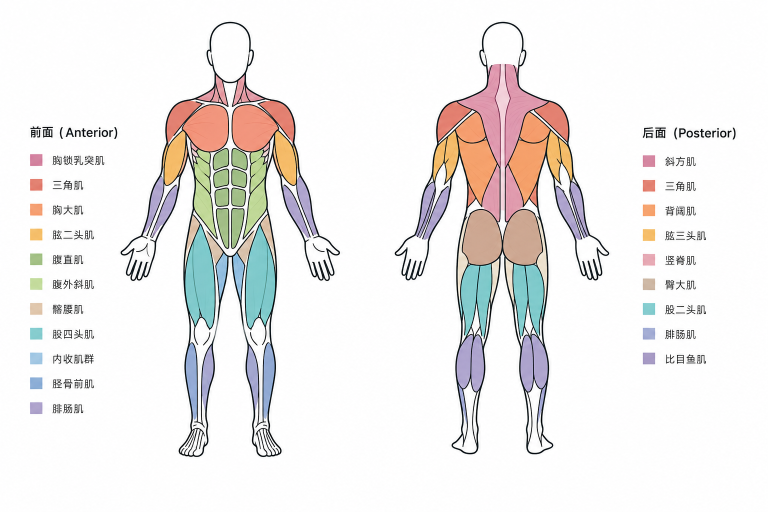
#> input picture user_input/muscle_distribution.png, 1536 x 1024 px, found by its file name (shown at 1/2 size)
$ python explore_muscles.py
#> lines starting #> are read from the running program, lines starting #| are printed output that depends on the picture; after the words box and inside, x2 and y2 are one past the last pixel; in counts of white or black regions, pixels touching at a corner belong together
#!/usr/bin/env python3
"""Explore muscle color spatial layout."""
from PIL import Image
import numpy as np

IMG = '/Users/suestring/Desktop/Playground/re.set/user_input/muscle_distribution.png'
img = Image.open(IMG).convert('RGB')
#> img is the input picture: PIL image 1536x1024 RGB; mean R, G, B 238.1, 235.6, 234.5
arr = np.array(img)

front = arr[70:870, 130:590]
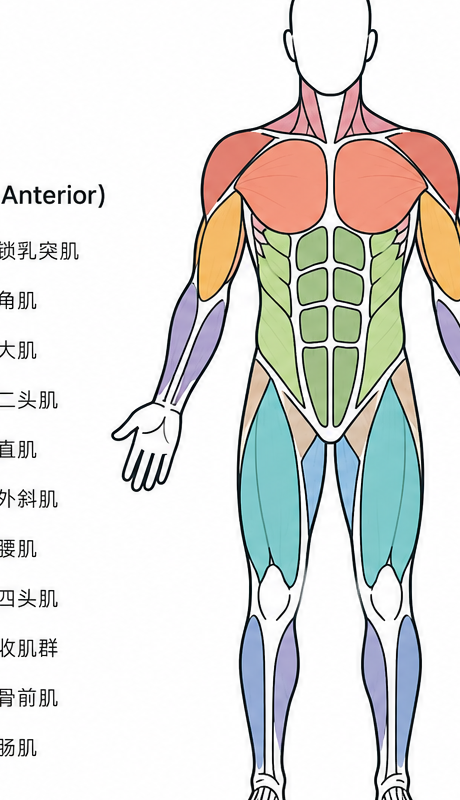
#> front: shape (800, 460, 3); mean R, G, B 222.7, 221.9, 218.5
back  = arr[70:870, 880:1340]
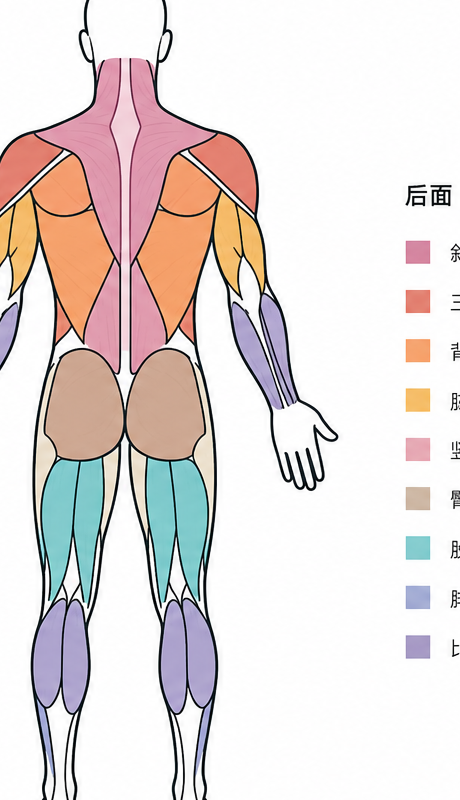
#> back: shape (800, 460, 3); mean R, G, B 228.4, 219.4, 217.6

def mask_for(crop, hex_c, tol=22):
    r,g,b = int(hex_c[1:3],16), int(hex_c[3:5],16), int(hex_c[5:7],16)
    d = np.max(np.abs(crop.astype(np.int16) - np.array([r,g,b], np.int16)), axis=2)
    return d <= tol

def bbox(mask):
    ys = np.where(mask.any(axis=1))[0]
    xs = np.where(mask.any(axis=0))[0]
    if not len(ys): return None
    return int(ys.min()), int(ys.max()), int(xs.min()), int(xs.max())

# Find the actual figure silhouette bounds
# The background should be near-white
# Let's look for the body outline by finding the topmost/bottommost non-bright pixels
# in the center column
CX = 230  # center x in crop
col = front[:, CX, :]  # center column pixels
#> col = 800 rows, first 8: [254, 253, 254], [254, 253, 254], [254, 253, 254], [253, 254, 253], [254, 254, 254], [254, 254, 254], [254, 254, 254], [254, 254, 254]
non_white = np.where(col.max(axis=1) < 230)[0]
#> non_white = 77 values from 133 to 291
if len(non_white):
    print(f"Front center col: non-white rows {non_white[0]}–{non_white[-1]}")
#| Front center col: non-white rows 133–291

# Look at specific row profiles to understand figure extent
# Check 10% from top/bottom/left/right to find bounds
for y_frac in [0.05, 0.1, 0.15, 0.9, 0.95]:
    y = int(y_frac * 800)
    row = front[y, :, :]
    non_white = np.where(row.max(axis=1) < 230)[0]
    if len(non_white):
        print(f"  Front row y={y}: non-white cols {non_white[0]}–{non_white[-1]}")
#> this loop made 5 passes
#> non_white on pass 1: [283, 284, 285, 286, 292, 293, 367, 368, 374, 375, 376, 377]
#|   Front row y=40: non-white cols 283–377
#|   Front row y=80: non-white cols 299–361
#|   Front row y=120: non-white cols 271–389
#|   Front row y=720: non-white cols 246–413
#|   Front row y=760: non-white cols 252–407

print()
print("=== FRONT: Color bounding boxes ===")
front_colors = {
    'neck':      ('#dc8ca0', 22),
    'chest':     ('#f08c78', 22),
    'deltoids':  ('#f0b464', 22),
    'biceps_area': ('#dc7864', 22),
    'abs':       ('#b4c88c', 22),
    'obliques':  ('#a0b478', 22),
    'lavender':  ('#a0a0c8', 22),   # forearms + shins
    'teal':      ('#78c8c8', 22),   # quads
    'blue':      ('#8cb4dc', 22),   # adductors
    'blu_lav':   ('#8ca0c8', 22),   # shins
}
for name, (color, tol) in front_colors.items():
    m = mask_for(front, color, tol)
    b = bbox(m)
    if b:
        y0,y1,x0,x1 = b
        cy = int(np.mean(np.where(m)[0]))
        cx = int(np.mean(np.where(m)[1]))
        print(f"  {name:<15} {int(m.sum()):6d}px  y={y0:3d}-{y1:3d}  x={x0:3d}-{x1:3d}  centroid=({cy},{cx})")
    else:
        print(f"  {name:<15} no data")
#> this loop made 10 passes
#> (y0, y1, x0, x1, cy, cx) on passes 1 to 10: (83, 231, 210, 451, 118, 330), (132, 262, 204, 457, 179, 330), (193, 299, 196, 459, 246, 328), (132, 239, 204, 457, 165, 330), (228, 451, 243, 414, 313, 330), (228, 423, 258, 409, 315, 330), (12, 799, 1, 459, 564, 302), (381, 585, 241, 419, 490, 330), (387, 767, 241, 419, 538, 331), (295, 768, 162, 459, 673, 333)
#|   neck              1535px  y= 83-231  x=210-451  centroid=(118,330)
#|   chest            16541px  y=132-262  x=204-457  centroid=(179,330)
#|   deltoids          5360px  y=193-299  x=196-459  centroid=(246,328)
#|   biceps_area       5040px  y=132-239  x=204-457  centroid=(165,330)
#|   abs              13753px  y=228-451  x=243-414  centroid=(313,330)
#|   obliques          6702px  y=228-423  x=258-409  centroid=(315,330)
#|   lavender         10573px  y= 12-799  x=  1-459  centroid=(564,302)
#|   teal             15880px  y=381-585  x=241-419  centroid=(490,330)
#> (further printed lines are left out)
#> pass 1, `m = mask_for(front, color, tol)`:
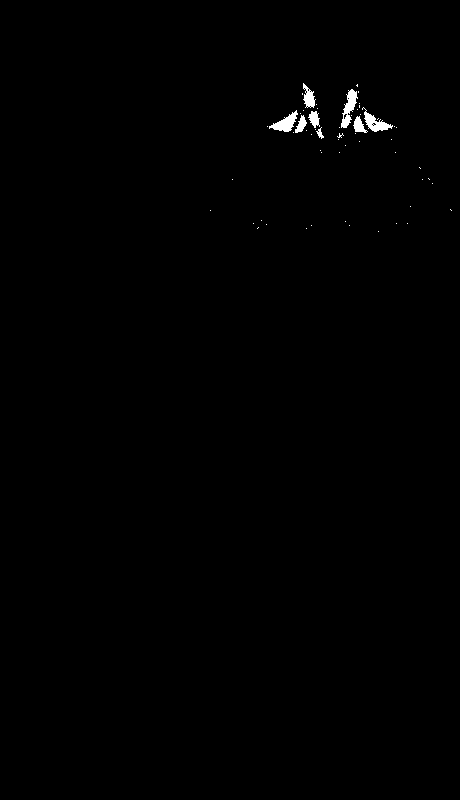
#> m: shape (800, 460) bool; 0.42% white; 58 white regions (50 under 20 px), largest, box (x1, y1, x2, y2) and area: (341, 89, 358, 128) 310, (269, 110, 298, 132) 283, (362, 107, 393, 132) 276
#> after the loop: m: shape (800, 460) bool; 1.3% white; 178 white regions (170 under 20 px), largest, box (x1, y1, x2, y2) and area: (397, 617, 419, 762) 2045, (242, 618, 263, 769) 1928, (368, 663, 385, 693) 171

print()
print("=== FRONT: Lavender (#a0a0c8) column distribution ===")
m = mask_for(front, '#a0a0c8', 22)
#> in mask_for (call 11), `return d <= tol`: returned value: shape (800, 460) bool; 2.9% white; 349 white regions (342 under 20 px), largest, box (x1, y1, x2, y2) and area: (397, 617, 419, 767) 2019, (242, 618, 263, 769) 1889, (364, 623, 386, 748) 1494
# Show which y-bands have the most pixels
bands = [(i*100, (i+1)*100, int(m[i*100:(i+1)*100].sum())) for i in range(8)]
#> bands = [(0, 100, 17), (100, 200, 47), (200, 300, 200), (300, 400, 3219), (400, 500, 64), (500, 600, 41), (600, 700, 4906), (700, 800, 2079)]
for y0,y1,cnt in bands:
    print(f"  y={y0:3d}-{y1:3d}: {cnt}px  {'▓'*(cnt//100)}")
#> this loop made 8 passes
#|   y=  0-100: 17px
#|   y=100-200: 47px
#|   y=200-300: 200px  ▓▓
#|   y=300-400: 3219px  ▓▓▓▓▓▓▓▓▓▓▓▓▓▓▓▓▓▓▓▓▓▓▓▓▓▓▓▓▓▓▓▓
#|   y=400-500: 64px
#|   y=500-600: 41px
#|   y=600-700: 4906px  ▓▓▓▓▓▓▓▓▓▓▓▓▓▓▓▓▓▓▓▓▓▓▓▓▓▓▓▓▓▓▓▓▓▓▓▓▓▓▓▓▓▓▓▓▓▓▓▓▓
#|   y=700-800: 2079px  ▓▓▓▓▓▓▓▓▓▓▓▓▓▓▓▓▓▓▓▓

# Check if left/right halves are separate
print("\n  Left (x<230) vs Right (x>=230) by y-band:")
for y0,y1,_ in bands:
    L = int(m[y0:y1, :230].sum())
    R = int(m[y0:y1, 230:].sum())
    print(f"  y={y0:3d}-{y1:3d}: L={L:4d} R={R:4d}")
#> this loop made 8 passes
#> (y0, y1, L, R) on passes 1 to 8: (0, 100, 0, 17), (100, 200, 29, 18), (200, 300, 156, 44), (300, 400, 2426, 793), (400, 500, 37, 27), (500, 600, 9, 32), (600, 700, 15, 4891), (700, 800, 10, 2069)
#|   y=  0-100: L=   0 R=  17
#|   y=100-200: L=  29 R=  18
#|   y=200-300: L= 156 R=  44
#|   y=300-400: L=2426 R= 793
#|   y=400-500: L=  37 R=  27
#|   y=500-600: L=   9 R=  32
#|   y=600-700: L=  15 R=4891
#|   y=700-800: L=  10 R=2069

print()
print("=== FRONT: Teal (#78c8c8) column distribution ===")
m = mask_for(front, '#78c8c8', 22)
#> in mask_for (call 12), `return d <= tol`: returned value: shape (800, 460) bool; 4.3% white; 48 white regions (42 under 20 px), largest, box (x1, y1, x2, y2) and area: (256, 383, 299, 586) 5759, (362, 383, 404, 586) 5694, (392, 417, 420, 579) 2133, (241, 421, 269, 579) 2092, (349, 457, 356, 471) 41, (338, 471, 344, 478) 21
for y0,y1,_ in bands:
    L = int(m[y0:y1, :230].sum())
    R = int(m[y0:y1, 230:].sum())
    print(f"  y={y0:3d}-{y1:3d}: L={L:4d} R={R:4d}")
#> this loop made 8 passes
#> (y0, y1, R) on passes 1 to 8: (0, 100, 0), (100, 200, 0), (200, 300, 0), (300, 400, 286), (400, 500, 8474), (500, 600, 7120), (600, 700, 0), (700, 800, 0)
#|   y=  0-100: L=   0 R=   0
#|   y=100-200: L=   0 R=   0
#|   y=200-300: L=   0 R=   0
#|   y=300-400: L=   0 R= 286
#|   y=400-500: L=   0 R=8474
#|   y=500-600: L=   0 R=7120
#|   y=600-700: L=   0 R=   0
#|   y=700-800: L=   0 R=   0

print()
print("=== BACK: Color bounding boxes ===")
back_colors = {
    'pink_trap':  ('#dc8ca0', 22),
    'orange_lat': ('#f0a064', 22),
    'peach_glut': ('#c8a08c', 22),
    'teal_ham':   ('#78c8c8', 22),
    'lavender_c': ('#a0a0c8', 22),
    'f08c64':     ('#f08c64', 22),  # what is this?
    'dc7864':     ('#dc7864', 22),  # what is this?
    'f0b464':     ('#f0b464', 22),  # orange-tan back
}
for name, (color, tol) in back_colors.items():
    m = mask_for(back, color, tol)
    b = bbox(m)
    if b:
        y0,y1,x0,x1 = b
        cy = int(np.mean(np.where(m)[0]))
        cx = int(np.mean(np.where(m)[1]))
        print(f"  {name:<15} {int(m.sum()):6d}px  y={y0:3d}-{y1:3d}  x={x0:3d}-{x1:3d}  centroid=({cy},{cx})")
    else:
        print(f"  {name:<15} no data")
#> this loop made 8 passes
#> (y0, y1, x0, x1, cy, cx) on passes 1 to 8: (58, 460, 20, 429, 199, 135), (135, 410, 0, 429, 243, 134), (61, 529, 6, 429, 405, 128), (458, 601, 39, 429, 518, 137), (7, 790, 0, 459, 579, 171), (134, 361, 0, 429, 224, 139), (134, 340, 0, 429, 191, 158), (156, 410, 0, 429, 254, 145)
#|   pink_trap        15508px  y= 58-460  x= 20-429  centroid=(199,135)
#|   orange_lat       16047px  y=135-410  x=  0-429  centroid=(243,134)
#|   peach_glut       13294px  y= 61-529  x=  6-429  centroid=(405,128)
#|   teal_ham         11508px  y=458-601  x= 39-429  centroid=(518,137)
#|   lavender_c       13017px  y=  7-790  x=  0-459  centroid=(579,171)
#|   f08c64           18315px  y=134-361  x=  0-429  centroid=(224,139)
#|   dc7864            5389px  y=134-340  x=  0-429  centroid=(191,158)
#|   f0b464           16809px  y=156-410  x=  0-429  centroid=(254,145)
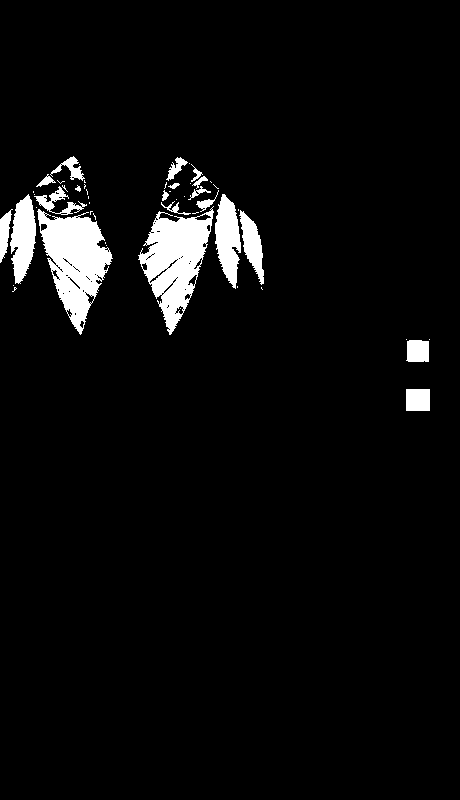
#> m: shape (800, 460) bool; 4.6% white; 52 white regions (32 under 20 px), largest, box (x1, y1, x2, y2) and area: (37, 209, 113, 335) 4873, (138, 206, 214, 335) 4789, (215, 194, 241, 289) 1598

print()
print("=== BACK: Lavender (#a0a0c8) distribution ===")
m = mask_for(back, '#a0a0c8', 22)
#> in mask_for (call 21), `d = np.max(np.abs(crop.astype(np.int16) - np.array([r,g,b], np.int16))..`:
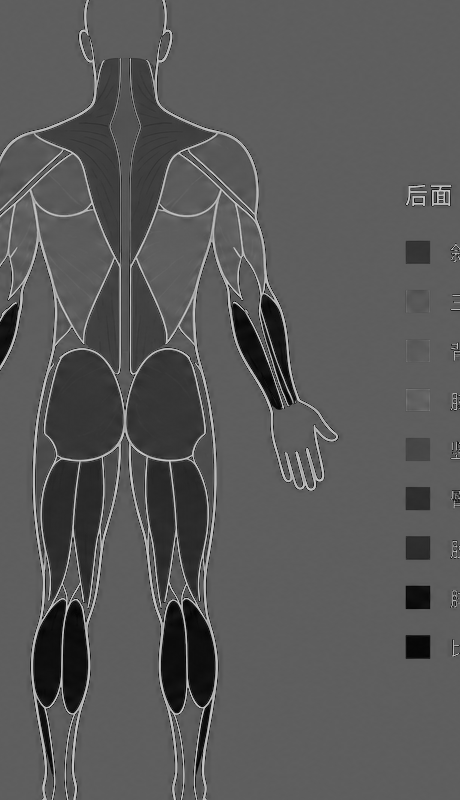
#> d: shape (800, 460) int16; min 2, max 200, mean 88.7
#> in mask_for (call 21), `return d <= tol`:
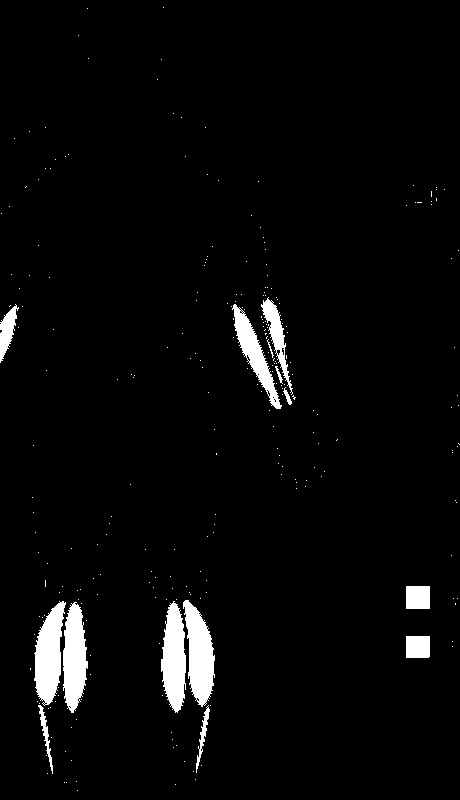
#> returned value: shape (800, 460) bool; 3.5% white; 261 white regions (247 under 20 px), largest, box (x1, y1, x2, y2) and area: (183, 600, 215, 707) 2092, (34, 601, 66, 706) 2087, (161, 601, 186, 713) 1997
for y0,y1,_ in bands:
    L = int(m[y0:y1, :230].sum())
    R = int(m[y0:y1, 230:].sum())
    print(f"  y={y0:3d}-{y1:3d}: L={L:4d} R={R:4d}")
#> this loop made 8 passes
#> (y0, y1, L, R) on passes 1 to 8: (0, 100, 6, 0), (100, 200, 17, 13), (200, 300, 13, 34), (300, 400, 557, 2422), (400, 500, 6, 119), (500, 600, 46, 341), (600, 700, 7847, 747), (700, 800, 849, 0)
#|   y=  0-100: L=   6 R=   0
#|   y=100-200: L=  17 R=  13
#|   y=200-300: L=  13 R=  34
#|   y=300-400: L= 557 R=2422
#|   y=400-500: L=   6 R= 119
#|   y=500-600: L=  46 R= 341
#|   y=600-700: L=7847 R= 747
#|   y=700-800: L= 849 R=   0

print()
print("=== BACK: Orange (#f0a064) distribution ===")
m = mask_for(back, '#f0a064', 22)
for y0,y1,_ in bands:
    L = int(m[y0:y1, :230].sum())
    R = int(m[y0:y1, 230:].sum())
    print(f"  y={y0:3d}-{y1:3d}: L={L:4d} R={R:4d}")
#> this loop made 8 passes
#> (y0, y1, L, R) on passes 1 to 8: (0, 100, 0, 0), (100, 200, 3279, 24), (200, 300, 10790, 60), (300, 400, 1349, 538), (400, 500, 0, 7), (500, 600, 0, 0), (600, 700, 0, 0), (700, 800, 0, 0)
#|   y=  0-100: L=   0 R=   0
#|   y=100-200: L=3279 R=  24
#|   y=200-300: L=10790 R=  60
#|   y=300-400: L=1349 R= 538
#|   y=400-500: L=   0 R=   7
#|   y=500-600: L=   0 R=   0
#|   y=600-700: L=   0 R=   0
#|   y=700-800: L=   0 R=   0

print()
print("=== Figure actual bounds (by muscle colors) ===")
# Use all muscle colors to find actual figure extent
all_muscle = np.zeros(front.shape[:2], dtype=bool)
for color, tol in front_colors.values():
    all_muscle |= mask_for(front, color, tol)
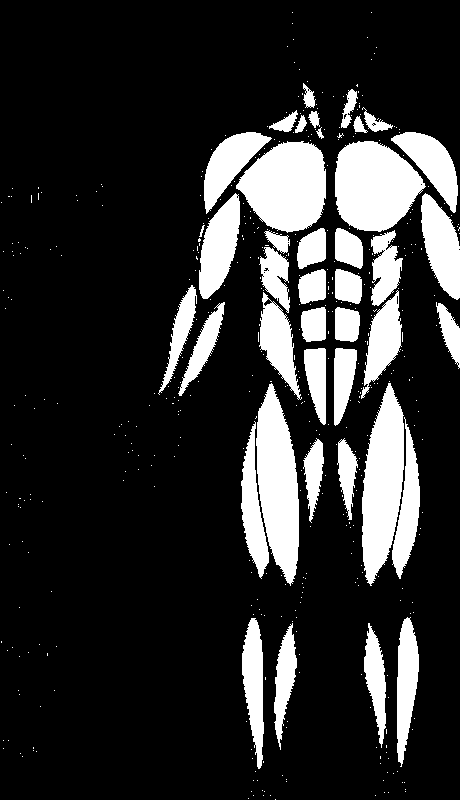
#> all_muscle: shape (800, 460) bool; 18.1% white; 465 white regions (424 under 20 px), largest, box (x1, y1, x2, y2) and area: (335, 141, 426, 232) 6049, (236, 141, 326, 233) 5965, (256, 383, 299, 586) 5760
b = bbox(all_muscle)
#> b = (12, 799, 1, 459)
if b:
    y0,y1,x0,x1 = b
#> y0 = 12; y1 = 799; x0 = 1; x1 = 459
    print(f"  Front muscle region: y={y0}-{y1}, x={x0}-{x1}")
#|   Front muscle region: y=12-799, x=1-459
    print(f"  This spans {y1-y0}px height, {x1-x0}px width")
#|   This spans 787px height, 458px width

# Check where head/neck is in crop
print(f"\nNeck centroid y in crop: ~{int(np.mean(np.where(mask_for(front,'#dc8ca0',22))[0]))}")
#| Neck centroid y in crop: ~118
print("This will map to SVG y=22-31 (neck rect in current SVG)")
